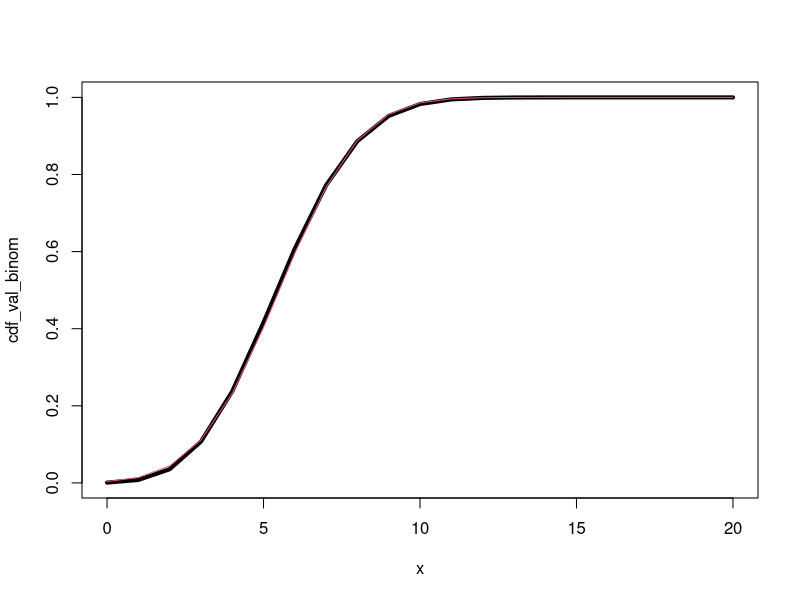

R code for this plot:
n <- 20
theta <- 0.3



x <- 0:n
cdf_val_binom <- pbinom(x, size = n, prob = theta)
cdf_val_norm <- pnorm( (x + 0.5 - n*theta)/sqrt(n*theta*(1-theta)), mean = 0, sd = 1)

plot(x, cdf_val_binom, type = 'l', col = 1, lwd = 4)
lines(x, cdf_val_norm, col = 2, lwd = 1)